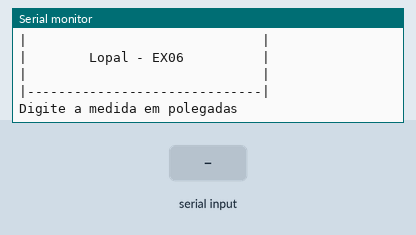
The sketch below on a simulated Arduino Uno, built with avr-gcc and run on an emulated ATmega328P. On the bench: the last lines printed to the serial monitor. Inputs (shaded band) come from the test bench.

Above: at 1.2 s.
1.3 s: "90,45\n" received over Serial
At 1.37 s:
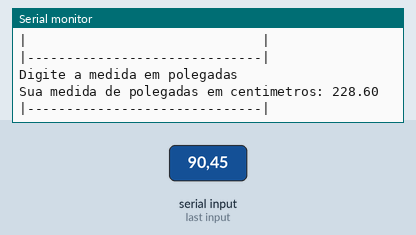
3.0 s: "30,150\n" received over Serial
At 3.1 s:
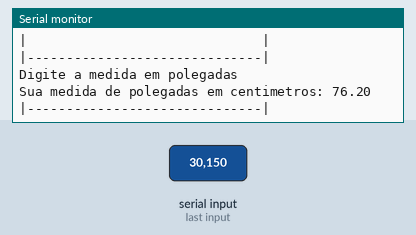
Timing chart, 0 to 6.0 s (numbered marks = the images above; inputs shaded):
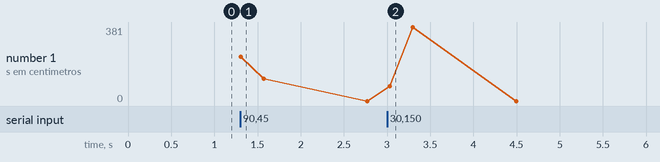

The sketch:

polegadas1.ino
```cpp
// Faça um programa que receba a medida em polegadas e exiba esse número em centímetros.

//Variaveis
float centimetros = 0;
float polegadas = 0;
void setup()
{
 Serial.begin(9600);//Inicia a Serial
}

void loop()
{
   //Cabeçalho
  Serial.println("|------------------------------|");
  Serial.println("|                              |");
  Serial.println("|        Lopal - EX06          |");
  Serial.println("|                              |");
  Serial.println("|------------------------------|");

 Serial.println();
 Serial.println();
 //entrada
  Serial.println("Digite a medida em polegadas");
  while( ! Serial.available() ){}//Aguarda o usuário digitar (para loop)
  polegadas = Serial.parseFloat();// le o texto digitad o pelo usuario
 //processamento
  centimetros = centimetros = polegadas * 2.54;
 //saída
  Serial.println();//pula uma linha
  Serial.println("Sua medida de polegadas em centimetros: " + String(centimetros) );
  Serial.println();//pula uma linha
}
```

Measured:
- after the input at 1.3 s, the serial monitor: prints a new line at once (image 1)
- after the input at 3.0 s, the serial monitor: prints a new line at once (image 2)
